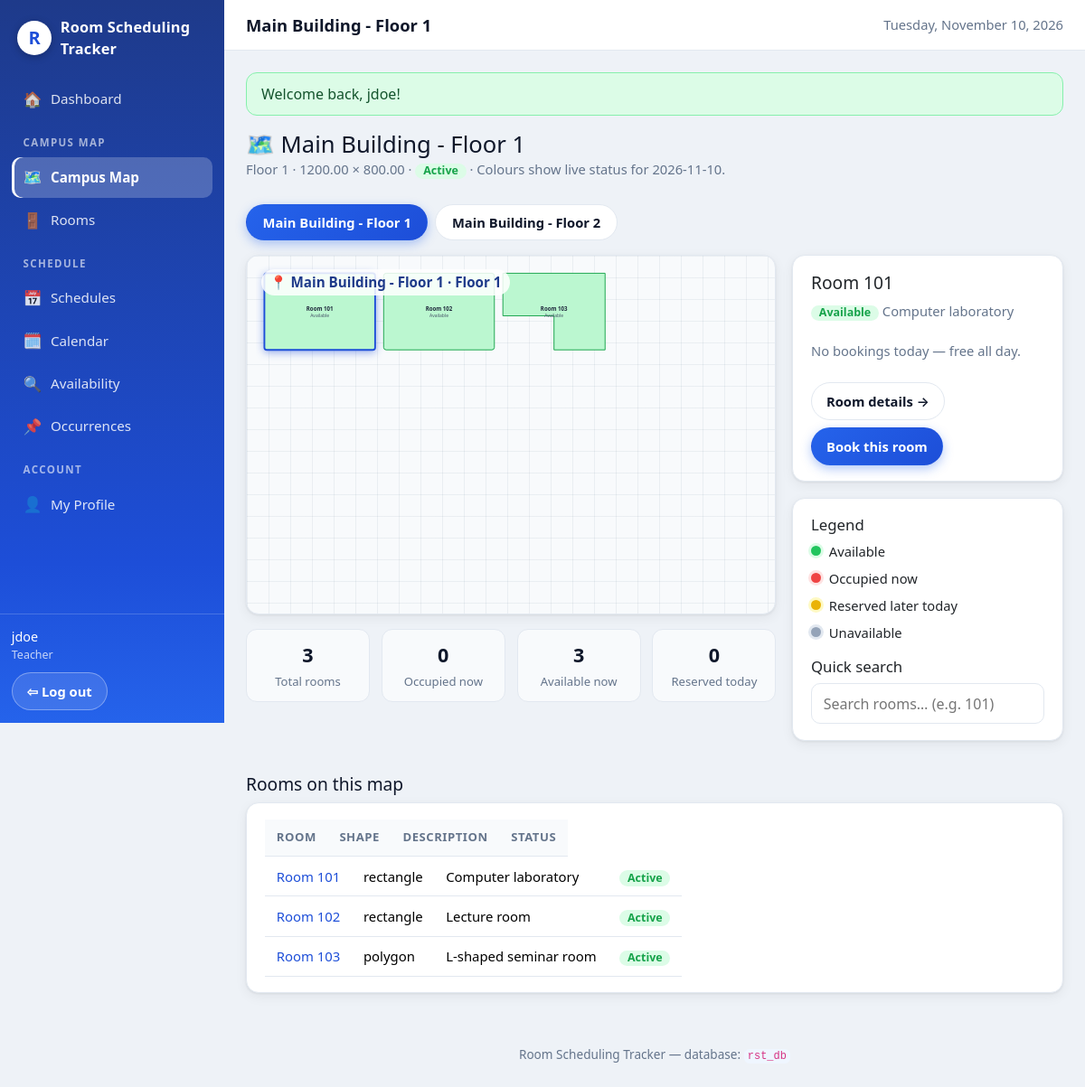
The page /maps/1 (signed in) on the database its author committed.
### tables this page shows
CREATE TABLE IF NOT EXISTS tblMaps (
  map_id           INT UNSIGNED NOT NULL AUTO_INCREMENT,
  map_name         VARCHAR(100) NOT NULL,
  floor_number     INT NOT NULL,
  map_width        DECIMAL(10,2) NOT NULL,
  map_height       DECIMAL(10,2) NOT NULL,
  background_image VARCHAR(255) NULL,
  map_status       VARCHAR(20) NOT NULL DEFAULT 'active',
  created_at       DATETIME NOT NULL DEFAULT CURRENT_TIMESTAMP,
  updated_at       DATETIME NOT NULL DEFAULT CURRENT_TIMESTAMP ON UPDATE CURRENT_TIMESTAMP,
  PRIMARY KEY (map_id),
  KEY idx_maps_status (map_status)
);

CREATE TABLE IF NOT EXISTS tblRooms (
  room_id          INT UNSIGNED NOT NULL AUTO_INCREMENT,
  map_id           INT UNSIGNED NOT NULL,
  room_name        VARCHAR(100) NOT NULL,
  shape_type       VARCHAR(20)  NOT NULL DEFAULT 'rectangle',
  shape_data       JSON NOT NULL,
  room_description VARCHAR(255) NULL,
  room_status      VARCHAR(20)  NOT NULL DEFAULT 'active',
  created_at       DATETIME NOT NULL DEFAULT CURRENT_TIMESTAMP,
  updated_at       DATETIME NOT NULL DEFAULT CURRENT_TIMESTAMP ON UPDATE CURRENT_TIMESTAMP,
  PRIMARY KEY (room_id),
  UNIQUE KEY uq_rooms_map_name (map_id, room_name),
  CONSTRAINT fk_rooms_map FOREIGN KEY (map_id)
    REFERENCES tblMaps (map_id) ON DELETE CASCADE ON UPDATE CASCADE,
  KEY idx_rooms_status (room_status)
);

### controllers/MapController.php (called while the page is built, shortened)
<?php
final class MapController
{
    public function show(int $id): void
    {
        $map = $this->maps->find($id);
        $today = date('Y-m-d');
        $rooms = $this->rooms->all($id);
        $todayOcc = $this->occurrences->forDateRange($today, $today, null);
        $busyIds = [];
        view('maps/show', [
            'title' => $map['map_name'],
            'map' => $map, 'maps' => $this->maps->all(true), 'rooms' => $rooms,
            'busy' => $busyIds, 'today' => $todayOcc, 'today_date' => $today,
            'extra_js' => 'assets/js/map.js',
        ]);
    }
}

### core/Database.php (called while the page is built, shortened)
<?php
final class Database
{
    private PDO $pdo;
    private function __construct(array $db)
    {
        $driver = $db['driver'] ?? 'mysql';
        try {
            if ($driver === 'sqlite') {
                $dir = dirname($db['path']);
                if (!is_dir($dir)) {
                    mkdir($dir, 0755, true);
                }
                $this->pdo = new PDO('sqlite:' . $db['path']);
                $this->pdo->exec('PRAGMA foreign_keys = ON');
            } else {
                $dsn = sprintf(
                    'mysql:host=%s;port=%s;dbname=%s;charset=%s',
                    $db['host'], $db['port'], $db['database'], $db['charset']
                );
                $this->pdo = new PDO($dsn, $db['username'], $db['password'], [
                    PDO::ATTR_ERRMODE            => PDO::ERRMODE_EXCEPTION,
                    PDO::ATTR_DEFAULT_FETCH_MODE => PDO::FETCH_ASSOC,
                    PDO::ATTR_EMULATE_PREPARES   => false,
                ]);
                return;
            }
            $this->pdo->setAttribute(PDO::ATTR_ERRMODE, PDO::ERRMODE_EXCEPTION);
            $this->pdo->setAttribute(PDO::ATTR_DEFAULT_FETCH_MODE, PDO::FETCH_ASSOC);
            $this->pdo->setAttribute(PDO::ATTR_EMULATE_PREPARES, false);
        } catch (PDOException $e) {
            throw new PDOException(
                'Could not connect to the database. Check your .env DB_* settings '
                . 'and make sure the database from database/rst_db.sql exists. '
                . 'Driver error: ' . $e->getMessage(),
                (int) $e->getCode(),
                $e
            );
        }
    }
    public function all(string $sql, array $params = []): array
    {
        $stmt = $this->pdo->prepare($sql);
        $stmt->execute($params);
        return $stmt->fetchAll();
    }
    public function one(string $sql, array $params = []): ?array
    {
        $rows = $this->all($sql, $params);
        return $rows[0] ?? null;
    }
}

### models/Map.php (called while the page is built, shortened)
<?php
final class Map
{
    public function find(int $id): ?array
    {
        return $this->db->one('SELECT * FROM tblMaps WHERE map_id = ?', [$id]);
    }
    public function all(bool $activeOnly = false): array
    {
        $sql = 'SELECT m.*, (SELECT COUNT(*) FROM tblRooms r WHERE r.map_id = m.map_id) AS room_count
                FROM tblMaps m';
        if ($activeOnly) {
            $sql .= " WHERE m.map_status = 'active'";
        }
        return $this->db->all($sql . ' ORDER BY m.floor_number, m.map_name');
    }
}

### models/Room.php (called while the page is built, shortened)
<?php
final class Room
{
    public function all(?int $mapId = null, bool $activeOnly = false): array
    {
        $sql = 'SELECT r.*, m.map_name, m.floor_number
                FROM tblRooms r JOIN tblMaps m ON m.map_id = r.map_id';
        $params = [];
        $where = [];
        if ($mapId !== null) {
            $where[] = 'r.map_id = ?';
            $params[] = $mapId;
        }
        if ($where) {
            $sql .= ' WHERE ' . implode(' AND ', $where);
        }
        return $this->db->all($sql . ' ORDER BY m.floor_number, r.room_name', $params);
    }
    public static function shapeCentre(array $room): array
    {
        $shape = json_decode((string) ($room['shape_data'] ?? ''), true) ?: [];
        $type = $room['shape_type'] ?? ($shape['type'] ?? 'rectangle');
        if ($type === 'rectangle') {
            return [
                (float) ($shape['x'] ?? 0) + (float) ($shape['width'] ?? 100) / 2,
                (float) ($shape['y'] ?? 0) + (float) ($shape['height'] ?? 80) / 2,
            ];
        }
        $xs = $ys = [];
        foreach ($shape['points'] ?? [] as $p) {
            $xs[] = (float) ($p['x'] ?? 0);
            $ys[] = (float) ($p['y'] ?? 0);
        }
        return [(min($xs) + max($xs)) / 2, (min($ys) + max($ys)) / 2];
    }
}

### views/maps/show.php (the view, shortened to what this page needs)
<div class="page-head">
  <div>
    <h1>🗺️ <?= e($map['map_name']) ?></h1>
    <p class="muted">Floor <?= (int) $map['floor_number'] ?> · <?= e((string) $map['map_width']) ?> × <?= e((string) $map['map_height']) ?> · <?= status_badge($map['map_status']) ?> · Colours show live status for <?= e($today_date) ?>.</p>
  </div>
</div>
<?php $show_editor_link = true; require __DIR__ . '/_interactive_map.php'; ?>
<h2 style="margin-top:1.2rem">Rooms on this map</h2>
<?php if (empty($rooms)): ?><p class="muted">No rooms on this map yet.</p>
<?php else: ?>
<table class="table card">
  <thead><tr><th>Room</th><th>Shape</th><th>Description</th><th>Status</th></tr></thead>
  <tbody>
    <?php foreach ($rooms as $room): ?>
    <tr>
      <td><a href="<?= url('rooms/' . (int) $room['room_id']) ?>"><?= e($room['room_name']) ?></a></td>
      <td><?= e($room['shape_type']) ?></td>
      <td><?= e($room['room_description'] ?? '') ?></td>
      <td><?= status_badge($room['room_status']) ?></td>
    </tr>
    <?php endforeach; ?>
  </tbody>
</table>
<?php endif; ?>

### core/helpers.php (shortened to what this page needs)
<?php
function e(?string $value): string
{
    return htmlspecialchars($value ?? '', ENT_QUOTES, 'UTF-8');
}
function base_path(): string
{
    static $base = null;
    if ($base !== null) {
        return $base;
    }
    $base = '';
    $appUrl = getenv('APP_URL');
    if ($appUrl !== false && $appUrl !== '') {
        $p = parse_url($appUrl, PHP_URL_PATH);
    } elseif (isset($_SERVER['SCRIPT_NAME'])) {
        $script = str_replace('\\', '/', (string) $_SERVER['SCRIPT_NAME']);
        if (basename($script) === 'index.php') {
            $dir = rtrim(dirname($script), '/');
            $base = ($dir === '/' || $dir === '.' || $dir === '\\') ? '' : $dir;
        }
    }
    return $base;
}
function url(string $path = ''): string
{
    $path = ltrim($path, '/');
    return base_path() . ($path === '' ? '/' : '/' . $path);
}
function status_badge(string $status): string
{
    $map = [
        'active' => 'green', 'scheduled' => 'green',
        'cancelled' => 'red', 'archived' => 'gray', 'completed' => 'blue',
        'unavailable' => 'red', 'skipped' => 'amber', 'moved' => 'blue',
        'modified' => 'blue',
    ];
    $class = $map[strtolower($status)] ?? 'gray';
    return '<span class="badge badge-' . $class . '">' . e(ucfirst($status)) . '</span>';
}

### views/maps/_interactive_map.php (shortened to what this page needs)
<?php
$todayByRoom = [];
$counts = ['total' => count($rooms), 'free' => 0, 'busy' => 0, 'reserved' => 0, 'unavailable' => 0];
foreach ($rooms as $r) {
    $counts['free']++;
}
?>
<div class="floor-tabs" role="tablist">
  <?php foreach ($maps as $m): ?>
    <a class="floor-tab <?= (int) $m['map_id'] === (int) $map['map_id'] ? 'active' : '' ?>"
       href="<?= url('maps/' . (int) $m['map_id']) ?>"
       role="tab"><?= e($m['map_name']) ?></a>
  <?php endforeach; ?>
</div>
<div class="map-layout">
  <div>
    <div class="map-canvas card" style="margin-bottom:0">
      <span class="map-title">📍 <?= e($map['map_name']) ?> · Floor <?= (int) $map['floor_number'] ?></span>
      <svg viewBox="0 0 <?= (int) $map['map_width'] ?> <?= (int) $map['map_height'] ?>" role="img" aria-label="Floor map of <?= e($map['map_name']) ?>">
        <?php foreach ($rooms as $r):
          $rid = (int) $r['room_id'];
          if (($r['room_status'] ?? 'active') !== 'active') { $status = 'unavailable'; $fill = '#e2e8f0'; $stroke = '#94a3b8'; }
          elseif (isset($busy[$rid])) { $status = 'occupied'; $fill = '#fecaca'; $stroke = '#dc2626'; }
          elseif (!empty($todayByRoom[$rid])) { $status = 'reserved'; $fill = '#fef08a'; $stroke = '#ca8a04'; }
          else { $status = 'available'; $fill = '#bbf7d0'; $stroke = '#16a34a'; }
          [$cx, $cy] = Room::shapeCentre($r);
          $extra = sprintf('class="room-shape room-%s" data-status="%s" data-name="%s" data-desc="%s" stroke="%s" stroke-width="2"',
            $status, $status, e($r['room_name']), e($r['room_description'] ?? ''), $stroke);
          echo Room::shapeToSvg($r, $fill, $extra);
        ?>
          <text class="room-label" x="<?= $cx ?>" y="<?= $cy - 2 ?>" text-anchor="middle"><?= e($r['room_name']) ?></text>
          <text class="room-sub" x="<?= $cx ?>" y="<?= $cy + 14 ?>" text-anchor="middle"><?= $status === 'occupied' ? 'Occupied now' : ucfirst($status) ?></text>
        <?php endforeach; ?>
      </svg>
    </div>
    <div class="map-stats">
      <div class="map-stat"><strong><?= (int) $counts['total'] ?></strong><span>Total rooms</span></div>
      <div class="map-stat"><strong><?= (int) $counts['busy'] ?></strong><span>Occupied now</span></div>
      <div class="map-stat"><strong><?= (int) $counts['free'] ?></strong><span>Available now</span></div>
      <div class="map-stat"><strong><?= (int) $counts['reserved'] ?></strong><span>Reserved today</span></div>
    </div>
  </div>
  <aside>
    <div class="card room-panel" id="room-panel">
      <h2 id="panel-title">Select a room</h2>
      <p class="muted" id="panel-desc">Click any room on the map to see what's happening there today.</p>
      <div id="panel-body"></div>
      <div class="panel-actions" id="panel-actions"></div>
    </div>
    <div class="card">
      <h3>Legend</h3>
      <div class="map-legend">
        <span class="legend-item"><span class="dot dot-free"></span> Available</span>
        <span class="legend-item"><span class="dot dot-busy"></span> Occupied now</span>
        <span class="legend-item"><span class="dot dot-reserved"></span> Reserved later today</span>
        <span class="legend-item"><span class="dot dot-unavailable"></span> Unavailable</span>
      </div>
      <h3 style="margin-top:1rem">Quick search</h3>
      <input class="search-box" type="search" id="room-search" placeholder="Search rooms… (e.g. 101)">
    </div>
  </aside>
</div>

### rows shown on the page
tblmaps: map_name "Main Building - Floor 1", floor_number "1", map_width "1200.00", map_height "800.00", map_status "Active"
tblmaps: map_name "Main Building - Floor 2"
tblrooms: room_name "Room 101", status "Available", shape_type "rectangle", room_description "Computer laboratory", room_status "Active"
tblrooms: room_name "Room 102", status "Available", shape_type "rectangle", room_description "Lecture room", room_status "Active"
tblrooms: room_name "Room 103", status "Available", shape_type "polygon", room_description "L-shaped seminar room", room_status "Active"

### other values the page prints
$title "Main Building - Floor 1"
$f['message'] "Welcome back, jdoe!"
$counts['total'] "3"
$counts['busy'] "0"
$counts['free'] "3"
$counts['reserved'] "0"
